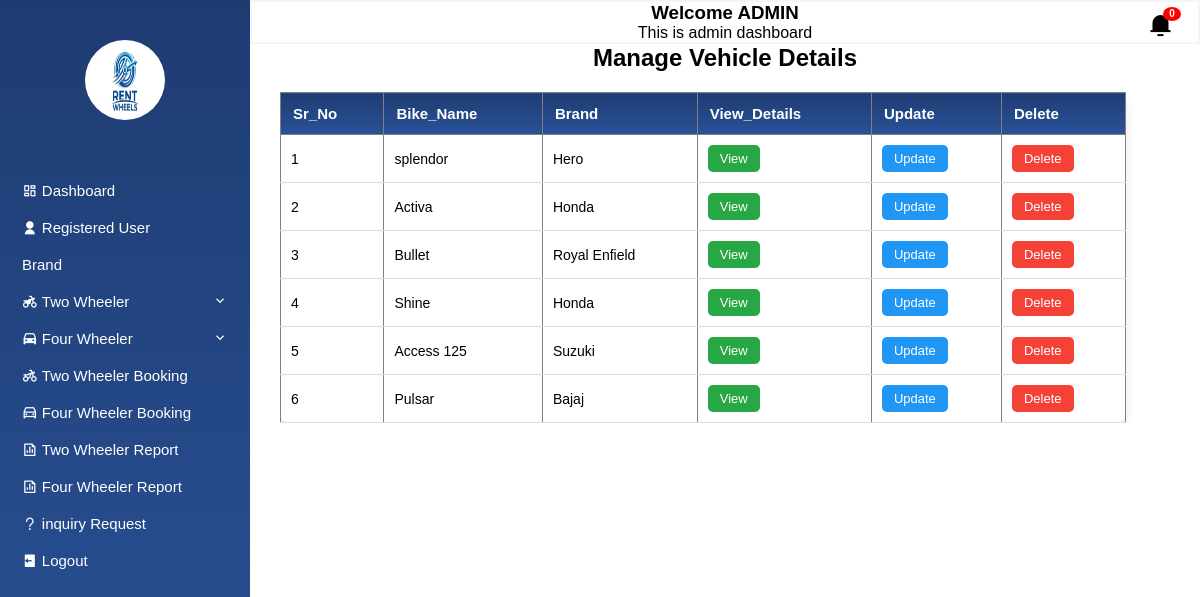
The page /admin/dashboard.php?page=manage_tw (signed in) on the database its author committed.
### tables this page shows
CREATE TABLE `two_wheeler` (
  `id` int(11) NOT NULL,
  `name` varchar(50) DEFAULT NULL,
  `brand` varchar(50) DEFAULT NULL,
  `vehicle_type` enum('gearless','geared') DEFAULT NULL,
  `model_year` int(11) DEFAULT NULL,
  `seat_capacity` int(11) DEFAULT NULL,
  `rent` int(11) DEFAULT NULL,
  `num_bikes` int(11) DEFAULT NULL,
  `engine_cc` varchar(10) DEFAULT NULL,
  `mileage` int(11) DEFAULT NULL,
  `speed` int(11) DEFAULT NULL,
  `img1` varchar(256) DEFAULT NULL,
  `img2` varchar(256) DEFAULT NULL,
  `description` text DEFAULT NULL,
  `fuel_type` enum('petrol','diesel','gas','electric') DEFAULT NULL,
  `vehicle_add_time` timestamp NOT NULL DEFAULT current_timestamp()
);

### admin/two_wheeler/tw_crud/manage_tw.php (the view, shortened to what this page needs)
<h2 style="text-align: center;">Manage Vehicle Details</h2>
<?php
include '../db.php';
$stmt = $conn->prepare("SELECT * FROM two_wheeler");
$stmt->execute();
$result = $stmt->get_result();
?>
    <div class="table_container">
    <?php
    if ($result->num_rows > 0) {
        echo "
        <table border='1' >
            <tr>
                <th>Sr_No</th>
                <th>Bike_Name</th>
                <th>Brand</th>
                <th>View_Details</th>
                <th>Update</th>
                <th>Delete</th>
            </tr>";
            $count=1;
        while ($bikes=$result->fetch_assoc()) {
            echo "<tr>
                <td>{$count}</td>
                <td>{$bikes['name']}</td>
                <td>{$bikes['brand']}</td>
                <td><button class='view-btn' onclick='view_tw({$bikes['id']})'>
                View</button></td>
                <td><button class='update-btn' onclick='update_tw({$bikes['id']})'>
                Update</button></td>
                <td><button class='delete-btn' onclick='delete_tw({$bikes['id']})'>
                Delete</button></td>
                </tr>";
                $count++;
        }
        echo "</table>";
    } else {
        echo "NOT Enter Any vehicle Data";
    }
    ?>
    </div>

### assets/css/admin_css/dashboard.css (style rules this page uses)
* { margin: 0; padding: 0; box-sizing: border-box; font-family: Arial, sans-serif; }

### assets/css/admin_css/manage_tw.css (style rules this page uses)
.table_container { overflow-x: auto; margin: 0 30px; }
table { width: 95%; border-collapse: collapse; margin-top: 20px; font-family: Arial, sans-serif; background: #fff; box-shadow: 0 4px 10px rgba(0, 0, 0, 0.1); border-radius: 10px; }
table th { background: linear-gradient(180deg, #1e3c72, #2a5298); color: white; padding: 12px; text-align: left; font-size: 15px; }
table td { padding: 10px; border-bottom: 1px solid #ddd; font-size: 14px; }
button { padding: 6px 12px; border: none; border-radius: 5px; cursor: pointer; font-size: 13px; }
.update-btn { background-color: #2196F3; color: white; }
.delete-btn { background-color: #f44336; color: white; }
.view-btn { background-color: #28a745; color: white; }

### rows shown on the page
two_wheeler: name "splendor", brand "Hero"
two_wheeler: name "Activa", brand "Honda"
two_wheeler: name "Bullet", brand "Royal Enfield"
two_wheeler: name "Shine", brand "Honda"
two_wheeler: name "Access 125", brand "Suzuki"
two_wheeler: name "Pulsar", brand "Bajaj"
